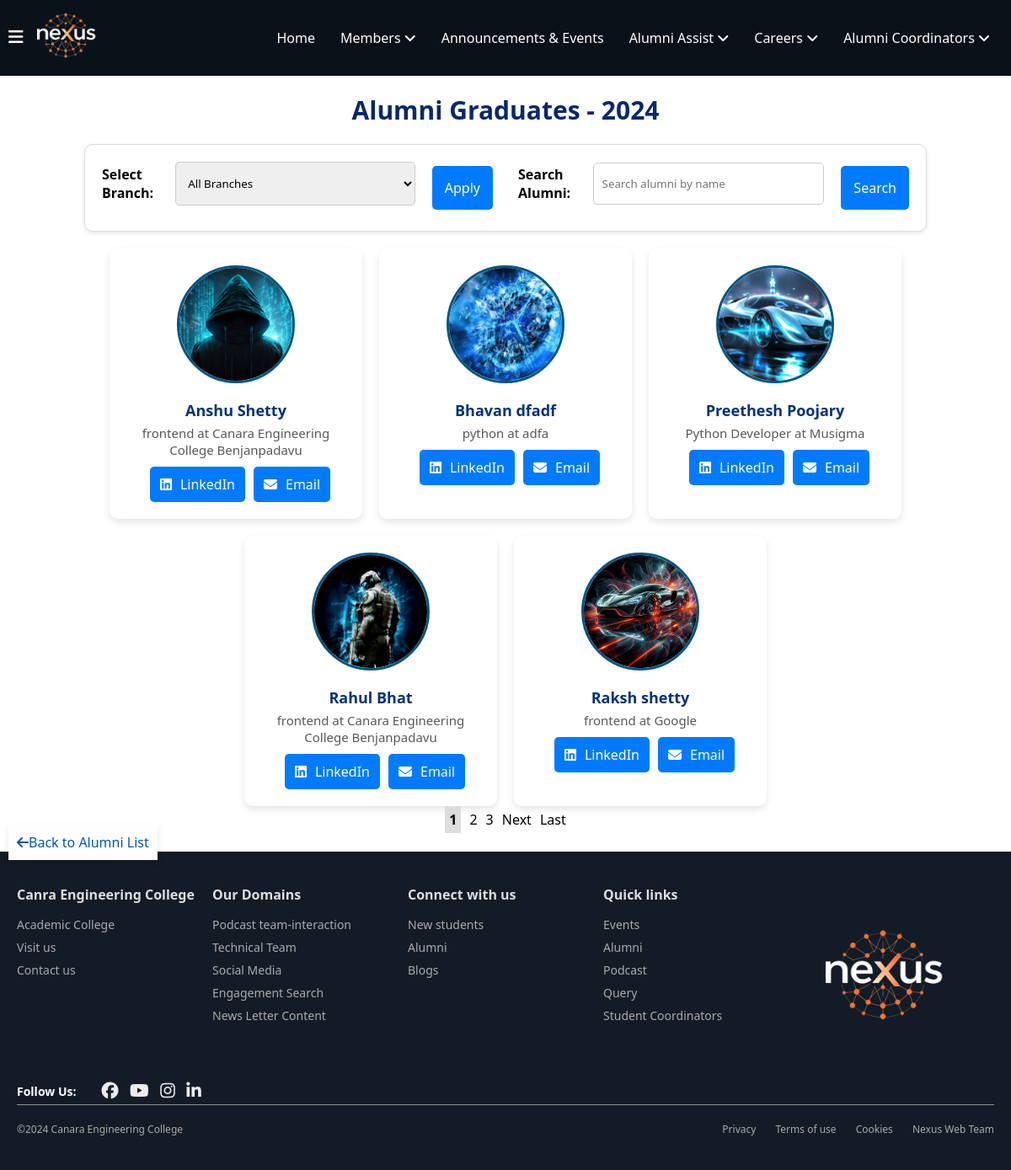
Page /alumni/alumni/2024/ (signed in) on the committed database.
### alumni_details/models.py (models this page shows, shortened)
class Alumni(models.Model):
    alumni_id = models.AutoField(primary_key=True)
    user = models.OneToOneField(User, on_delete=models.CASCADE, related_name="alumni_profile")
    first_name = models.CharField(max_length=100, db_index=True)
    last_name = models.CharField(max_length=100, db_index=True)
    phone_number = models.CharField(max_length=15, blank=True, null=True)  # Allows optional phone number
    graduation_year = models.IntegerField(db_index=True)  # Added index for graduation year
    location = models.CharField(max_length=255, blank=True, null=True)  # Optional location
    job_location=models.CharField(max_length=255,blank=True,null=True,db_index=True)
    profile_picture = models.ImageField(upload_to='photos/', blank=True, null=True, default='photos/default.png', validators=[validate_image_size])  # Add validator here
    batch = models.CharField(max_length=10)
    usn = models.CharField(max_length=20, unique=True)
    linkedin_url = models.URLField(max_length=255, blank=True, null=True)  # Optional LinkedIn URL
    current_position = models.CharField(max_length=255, db_index=True, null=True)
    branch = models.CharField(max_length=100, db_index=True)  # Added index for branch
    company_name = models.CharField(max_length=255, db_index=True, null=True)  # Added index for company name
    bio = models.TextField(blank=True, null=True)  # Optional bio
    achievements = models.TextField(blank=True, null=True)  # Optional achievements
    dob = models.DateField()
    is_alumni = models.BooleanField(default=True)
    personal_email = models.EmailField(blank=True, null=True, unique=True)  # Add personal email field
    class Meta:
        indexes = [
            models.Index(fields=['first_name']),
            models.Index(fields=['last_name']),
            models.Index(fields=['current_position']),
            models.Index(fields=['graduation_year']),  # Index for faster filtering by graduation year
            models.Index(fields=['branch']),  # Index for faster filtering by branch
            models.Index(fields=['company_name']),  # Index for faster filtering by company name
            models.Index(fields=['job_location'])
        ]

### alumni_details/views.py (the view)
# urls.py: path('alumni/<int:graduation_year>/', views.alumni_by_year, name='alumni_by_year'),
@login_required_with_message
def alumni_by_year(request, graduation_year):
    branches = Alumni.objects.values_list('branch', flat=True).distinct()
    selected_branch = request.GET.get('branch', '')
    if 'graduation_year' in request.GET and request.GET['graduation_year']:
        graduation_year = int(request.GET.get('graduation_year'))
        return redirect('alumni_by_year', graduation_year=graduation_year)
    alumni = Alumni.objects.filter(graduation_year=graduation_year).order_by('first_name')  # Alphabetical order
    if selected_branch:
        alumni = alumni.filter(branch=selected_branch)
    page = request.GET.get('page', 1)  # Default to page 1
    paginator = Paginator(alumni, 5)  # Show 5 alumni profiles per page
    try:
        alumni_page = paginator.page(page)
    except:
        alumni_page = paginator.page(1)  # In case of an invalid page number
    graduation_years = Alumni.objects.values_list('graduation_year', flat=True).distinct()
    return render(request, 'alumni_details/alumni_by_year.html', {
        'alumni': alumni_page,  # Send the paginated alumni profiles
        'current_year': graduation_year,
        'graduation_year': graduation_year,
        'graduation_years': graduation_years,
        'branches': branches,  # For the branch filter dropdown
        'selected_branch': selected_branch,  # To keep track of the selected branch
        'paginator': paginator,  # Pass the paginator object for future navigation
    })

### alumni_details/templates/alumni_details/alumni_by_year.html (shortened to what this page needs)
{% extends 'home/layout.html' %}
{% load static %}
{% block content %}
<h1>Alumni Graduates - {{ graduation_year }}</h1>
<div class="search-filter">
    <form method="get" action="" class="filter">
        <label for="branch">Select Branch:</label>
        <select id="branch" name="branch">
            <option value="">All Branches</option>
        </select>
        <button type="submit">Apply</button>
    </form>
    <form method="GET" action="{% url 'alumni_search' %}" class="search">
        <label for="alumni">Search Alumni:</label>
        <input type="text" name="alumni" id="alumni" placeholder="Search alumni by name">
        <button type="submit">Search</button>
    </form>
</div>
<div class="alumni-profiles">
    {% for alumni in alumni %}
        <div class="alumni-profile">
            <a href="{% url 'public_alumni_profile' alumni.alumni_id %}">
            <img src="{% if alumni.profile_picture %}{{ alumni.profile_picture.url }}{% else %}{% static 'alumni_details/assets/default.png' %}{% endif %}" alt="{% if alumni.profile_picture %}{{ alumni.first_name }}'s Profile Picture{% else %}Default Profile Picture{% endif %}" width="100" height="100">
            <p class="name" >{{ alumni.first_name }} {{ alumni.last_name }}</p>
            <p class="job">{{ alumni.current_position }} at {{ alumni.company_name }}</p>
            <div class="connec-btn">
                <button class="connect-btn"><i class="fa-brands fa-linkedin"></i><a href="{{ alumni.linkedin_url }}" target="_blank">LinkedIn</a></button>
                <button class="connect-btn"><i class="fa-solid fa-envelope"></i><a href="#">Email</a></button>
            </div>
        </a>
        </div>
    {% empty %}
        <p>No alumni found for this graduation year and branch.</p>
    {% endfor %}
</div>
<div class="pagination" style="display: flex; align-items: center; justify-content: center; gap: 10px; ">
    {% for page_num in alumni.paginator.page_range %}
        {% if page_num == alumni.number %}
            <strong style="padding: 5px; background-color: #ddd;">{{ page_num }}</strong>
        {% else %}
            <a href="?page={{ page_num }}&branch={{ selected_branch }}">{{ page_num }}</a>
        {% endif %}
    {% endfor %}
    {% if alumni.has_next %}
        <a href="?page={{ alumni.next_page_number }}&branch={{ selected_branch }}">Next</a>
        <a href="?page={{ alumni.paginator.num_pages }}&branch={{ selected_branch }}">Last</a>
    {% endif %}
</div>
<a href="{% url 'alumni_list' %}" class="back-to-alumni"><i class="fa-solid fa-arrow-left"></i>Back to Alumni List</a>
{% endblock %}

### home/static/home/navbar.css (style rules this page uses)
* { margin: 0; padding: 0; box-sizing: border-box; font-family: 'Segoe UI', Tahoma, Geneva, Verdana, sans-serif; }
a { text-decoration: none; color: white; }

### alumni_details/templates/alumni_details/alumni_by_year.html (style rules this page uses)
body { font-family: Arial, sans-serif; width: 100%; height: 100vh; }
h1 { text-align: center; width: 100%; color: rgb(9, 40, 108); font-size: 30px; margin: 20px auto; max-width: 70%; }
.search-filter { display: flex; gap: 30px; align-items: center; justify-content: center; margin: 20px auto; padding: 20px; background-color: #ffffff; border: 1px solid #ddd; border-radius: 10px; max-width: 1000px; box-shadow: 0 2px 5px rgba(0, 0, 0, 0.1); }
.filter, .search { display: flex; align-items: center; justify-content: center; width: 100%; gap: 20px; }
label { font-weight: bold; margin-bottom: 10px; }
select, input[type="text"] { padding: 15px 10px; width: 100%; max-width: 300px; margin-bottom: 10px; border: 1px solid #ccc; border-radius: 5px; }
button { padding: 15px 15px; background-color: #007bff; color: white; border: none; border-radius: 5px; cursor: pointer; font-size: 16px; }
.alumni-profiles { display: flex; flex-wrap: wrap; justify-content: center; gap: 20px; margin-top: 20px; }
.alumni-profile { background-color: #ffffff; border-radius: 10px; padding: 20px; box-shadow: 0 4px 8px rgba(0, 0, 0, 0.1); text-align: center; width: 300px; transition: transform 0.3s ease; }
.alumni-profile .name { font-size: 30px; font-weight: bold; color: #003282; }
.alumni-profile .job { font-size: 15px; font-weight: lighter; color: #595959; }
.alumni-profile img { border-radius: 50%; object-fit: cover; margin-bottom: 15px; border: 3px solid #005582; width: 140px; height: 140px; }
.alumni-profile .name { font-size: 18px; font-weight: bold; margin-bottom: 5px; }
.connec-btn { display: flex; justify-content: center; align-items: center; gap: 10px; margin-top: 10px; }
.connect-btn { display: flex; align-items: center; background-color: #007bff; border: none; border-radius: 5px; padding: 10px 12px; cursor: pointer; text-decoration: none; transition: background-color 0.3s ease; gap: 10px; }
.connec-btn button a { text-decoration: none; color: white; }
.back-to-alumni { bottom: 0; padding: 10px; background-color: #fefefe; box-shadow: 0 4px 8px rgba(0, 0, 0, 0.1); color: #0056b3; text-decoration: none; margin: 10px 10px; margin-bottom: 2rem; gap: 20px; }
.pagination a { color: black; }

### rows in the picture
Alumni: profile_picture (picture), first_name "Anshu", last_name "Shetty", current_position "frontend", company_name "Canara Engineering College Benjanpadavu"
Alumni: profile_picture (picture), first_name "Bhavan", last_name "dfadf", current_position "python", company_name "adfa"
Alumni: profile_picture (picture), first_name "Preethesh", last_name "Poojary", current_position "Python Developer", company_name "Musigma"
Alumni: profile_picture (picture), first_name "Rahul", last_name "Bhat", current_position "frontend", company_name "Canara Engineering College Benjanpadavu"
Alumni: profile_picture (picture), first_name "Raksh", last_name "shetty", current_position "frontend", company_name "Google"

### other values in the picture
{{ graduation_year }} "2024"
{{ page_num }} "1"
{{ page_num }} "2" "3"
